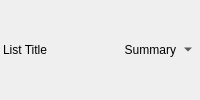
                <widget class="QWidget" name="listTitleHolder" native="true">
                 <property name="autoFillBackground">
                  <bool>true</bool>
                 </property>
                 <layout class="QHBoxLayout" name="horizontalLayout_23">
                  <property name="spacing">
                   <number>0</number>
                  </property>
                  <property name="leftMargin">
                   <number>1</number>
                  </property>
                  <property name="topMargin">
                   <number>0</number>
                  </property>
                  <property name="rightMargin">
                   <number>0</number>
                  </property>
                  <property name="bottomMargin">
                   <number>0</number>
                  </property>
                  <item>
                   <widget class="QLabel" name="listTitle">
                    <property name="sizePolicy">
                     <sizepolicy hsizetype="Expanding" vsizetype="Preferred">
                      <horstretch>0</horstretch>
                      <verstretch>0</verstretch>
                     </sizepolicy>
                    </property>
                    <property name="text">
                     <string>List Title</string>
                    </property>
                    <property name="indent">
                     <number>2</number>
                    </property>
                   </widget>
                  </item>
                  <item>
                   <widget class="QLabel" name="loadingIndicator">
                    <property name="minimumSize">
                     <size>
                      <width>24</width>
                      <height>0</height>
                     </size>
                    </property>
                    <property name="frameShape">
                     <enum>QFrame::NoFrame</enum>
                    </property>
                    <property name="text">
                     <string/>
                    </property>
                    <property name="scaledContents">
                     <bool>false</bool>
                    </property>
                    <property name="alignment">
                     <set>Qt::AlignCenter</set>
                    </property>
                   </widget>
                  </item>
                  <item>
                   <widget class="QLabel" name="listSummary">
                    <property name="sizePolicy">
                     <sizepolicy hsizetype="Preferred" vsizetype="Minimum">
                      <horstretch>0</horstretch>
                      <verstretch>0</verstretch>
                     </sizepolicy>
                    </property>
                    <property name="text">
                     <string>Summary</string>
                    </property>
                    <property name="alignment">
                     <set>Qt::AlignRight|Qt::AlignTrailing|Qt::AlignVCenter</set>
                    </property>
                    <property name="margin">
                     <number>1</number>
                    </property>
                   </widget>
                  </item>
                  <item>
                   <widget class="QToolButton" name="showMediaViewMenu">
                    <property name="autoRaise">
                     <bool>true</bool>
                    </property>
                    <property name="arrowType">
                     <enum>Qt::DownArrow</enum>
                    </property>
                   </widget>
                  </item>
                 </layout>
                </widget>
